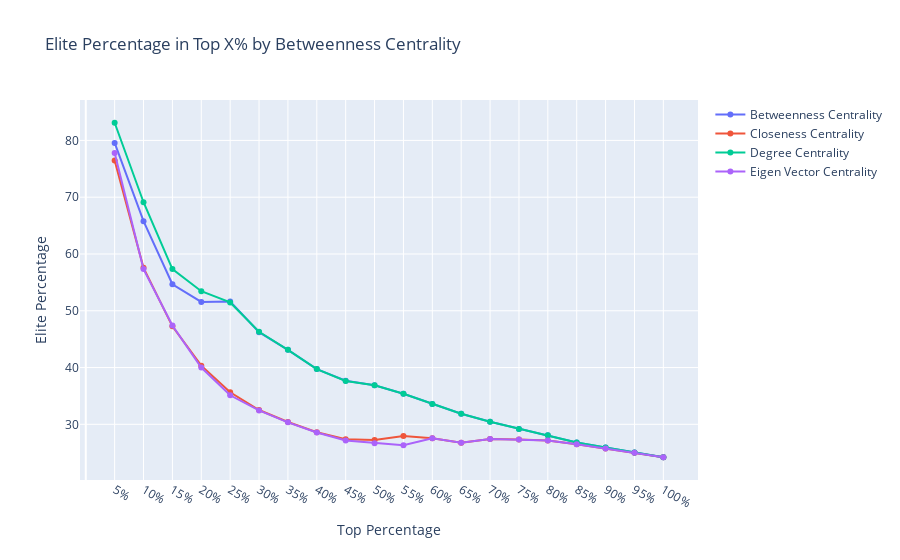

Notebook code cell kept with this figure:
### Code cell
percentages = [5,10,15,20,25,30,35,40,45,50,55,60,65,70,75,80,85,90,95,100]

user_percentages = []

elite_percentages_in_top_betweenness = []
elite_percentages_in_top_closeness = []
elite_percentages_in_top_degree = []
elite_percentages_in_top_eigen = []

for elite_percentages in percentages:
    top_nodes = sorted_betweenness[:int(len(sorted_betweenness) * elite_percentages / 100)]
    elite_users_in_top = sum(1 for node in top_nodes if node[0] in elite_users)
    elite_percentages_in_top_betweenness.append(elite_users_in_top / len(top_nodes) * 100)
    
    top_nodes = sorted_closeness[:int(len(sorted_closeness) * elite_percentages / 100)]
    elite_users_in_top = sum(1 for node in top_nodes if node[0] in elite_users)
    elite_percentages_in_top_closeness.append(elite_users_in_top / len(top_nodes) * 100)
    
    top_nodes = sorted_degree[:int(len(sorted_degree) * elite_percentages / 100)]
    elite_users_in_top = sum(1 for node in top_nodes if node[0] in elite_users)
    elite_percentages_in_top_degree.append(elite_users_in_top / len(top_nodes) * 100)
    
    top_nodes = sorted_eigen[:int(len(sorted_eigen) * elite_percentages / 100)]
    elite_users_in_top = sum(1 for node in top_nodes if node[0] in elite_users)
    elite_percentages_in_top_eigen.append(elite_users_in_top / len(top_nodes) * 100)
    
    user_percentages.append(elite_percentages)

fig = go.Figure()

fig.add_trace(go.Scatter(x=user_percentages, y=elite_percentages_in_top_betweenness, mode='lines+markers', name='Betweenness Centrality'))

fig.add_trace(go.Scatter(x=user_percentages, y=elite_percentages_in_top_closeness, mode='lines+markers', name='Closeness Centrality'))

fig.add_trace(go.Scatter(x=user_percentages, y=elite_percentages_in_top_degree, mode='lines+markers', name='Degree Centrality'))

fig.add_trace(go.Scatter(x=user_percentages, y=elite_percentages_in_top_eigen, mode='lines+markers', name='Eigen Vector Centrality'))



fig.update_layout(
    title="Elite Percentage in Top X% by Betweenness Centrality",
    xaxis_title="Top Percentage",
    yaxis_title="Elite Percentage",
    xaxis= dict(tickvals=percentages, ticktext=[f"{percentage}%" for percentage in percentages])
)

fig.show()

### Figure 1 — Plotly figure (JSON) as saved in the notebook; plotly's stock layout.template omitted (floating-point values rounded to 4 significant figures)
{"data": [{"mode": "lines+markers", "name": "Betweenness Centrality", "type": "scatter", "x": [5, 10, 15, 20, 25, 30, 35, 40, 45, 50, 55, 60, 65, 70, 75, 80, 85, 90, 95, 100], "y": [79.56, 65.78, 54.67, 51.56, 51.64, 46.22, 43.11, 39.72, 37.68, 36.89, 35.39, 33.59, 31.86, 30.44, 29.19, 28.06, 26.8, 25.93, 25.05, 24.2]}, {"mode": "lines+markers", "name": "Closeness Centrality", "type": "scatter", "x": [5, 10, 15, 20, 25, 30, 35, 40, 45, 50, 55, 60, 65, 70, 75, 80, 85, 90, 95, 100], "y": [76.44, 57.56, 47.26, 40.33, 35.64, 32.52, 30.41, 28.61, 27.36, 27.24, 27.96, 27.56, 26.74, 27.4, 27.32, 27.17, 26.48, 25.73, 25.01, 24.2]}, {"mode": "lines+markers", "name": "Degree Centrality", "type": "scatter", "x": [5, 10, 15, 20, 25, 30, 35, 40, 45, 50, 55, 60, 65, 70, 75, 80, 85, 90, 95, 100], "y": [83.11, 69.11, 57.33, 53.44, 51.47, 46.3, 43.11, 39.72, 37.63, 36.89, 35.39, 33.59, 31.86, 30.44, 29.19, 28.06, 26.8, 25.93, 25.05, 24.2]}, {"mode": "lines+markers", "name": "Eigen Vector Centrality", "type": "scatter", "x": [5, 10, 15, 20, 25, 30, 35, 40, 45, 50, 55, 60, 65, 70, 75, 80, 85, 90, 95, 100], "y": [77.78, 57.33, 47.41, 40, 35.11, 32.44, 30.35, 28.56, 27.16, 26.67, 26.3, 27.56, 26.74, 27.4, 27.32, 27.17, 26.48, 25.73, 25.01, 24.2]}], "layout": {"title": {"text": "Elite Percentage in Top X% by Betweenness Centrality"}, "xaxis": {"ticktext": ["5%", "10%", "15%", "20%", "25%", "30%", "35%", "40%", "45%", "50%", "55%", "60%", "65%", "70%", "75%", "80%", "85%", "90%", "95%", "100%"], "tickvals": [5, 10, 15, 20, 25, 30, 35, 40, 45, 50, 55, 60, 65, 70, 75, 80, 85, 90, 95, 100], "title": {"text": "Top Percentage"}}, "yaxis": {"title": {"text": "Elite Percentage"}}}}
